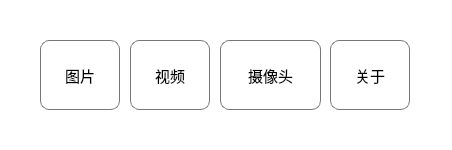
<?xml version="1.0" encoding="UTF-8"?>
<ui version="4.0">
 <class>MainWidget</class>
 <widget class="QWidget" name="MainWidget">
  <property name="geometry">
   <rect>
    <x>0</x>
    <y>0</y>
    <width>452</width>
    <height>150</height>
   </rect>
  </property>
  <property name="windowTitle">
   <string>人脸捕获器</string>
  </property>
  <property name="styleSheet">
   <string notr="true">#MainWidget
{
background:white;
}</string>
  </property>
  <widget class="QPushButton" name="aboutBtn">
   <property name="geometry">
    <rect>
     <x>330</x>
     <y>40</y>
     <width>80</width>
     <height>70</height>
    </rect>
   </property>
   <property name="font">
    <font>
     <family>微软雅黑</family>
     <pointsize>11</pointsize>
    </font>
   </property>
   <property name="toolTip">
    <string>&lt;html&gt;&lt;head/&gt;&lt;body&gt;&lt;p&gt;关于作者&lt;/p&gt;&lt;/body&gt;&lt;/html&gt;</string>
   </property>
   <property name="styleSheet">
    <string notr="true">QPushButton
{
border-style:none;
padding:2px;
border-radius:9px;
border:1px solid rgb(119,119,119);
color:black;
background:white;
}

QPushButton:hover
{
background:rgb(250, 250, 250);
}

QPushButton:pressed
{
background:rgb(220, 220, 220);
}</string>
   </property>
   <property name="text">
    <string>关于</string>
   </property>
   <property name="icon">
    <iconset resource="../res.qrc">
     <normaloff>:/images/images/about.ico</normaloff>:/images/images/about.ico</iconset>
   </property>
   <property name="iconSize">
    <size>
     <width>30</width>
     <height>30</height>
    </size>
   </property>
  </widget>
  <widget class="QPushButton" name="cameraBtn">
   <property name="geometry">
    <rect>
     <x>220</x>
     <y>40</y>
     <width>101</width>
     <height>70</height>
    </rect>
   </property>
   <property name="font">
    <font>
     <family>微软雅黑</family>
     <pointsize>11</pointsize>
    </font>
   </property>
   <property name="styleSheet">
    <string notr="true">QPushButton
{
border-style:none;
padding:2px;
border-radius:9px;
border:1px solid rgb(119,119,119);
color:black;
background:white;
}

QPushButton:hover
{
background:rgb(250, 250, 250);
}

QPushButton:pressed
{
background:rgb(220, 220, 220);
}</string>
   </property>
   <property name="text">
    <string>摄像头</string>
   </property>
   <property name="icon">
    <iconset resource="../res.qrc">
     <normaloff>:/images/images/camera.ico</normaloff>:/images/images/camera.ico</iconset>
   </property>
   <property name="iconSize">
    <size>
     <width>40</width>
     <height>40</height>
    </size>
   </property>
  </widget>
  <widget class="QPushButton" name="photoBtn">
   <property name="geometry">
    <rect>
     <x>40</x>
     <y>40</y>
     <width>80</width>
     <height>70</height>
    </rect>
   </property>
   <property name="font">
    <font>
     <family>微软雅黑</family>
     <pointsize>11</pointsize>
    </font>
   </property>
   <property name="contextMenuPolicy">
    <enum>Qt::DefaultContextMenu</enum>
   </property>
   <property name="layoutDirection">
    <enum>Qt::LeftToRight</enum>
   </property>
   <property name="styleSheet">
    <string notr="true">QPushButton
{
border-style:none;
padding:2px;
border-radius:9px;
border:1px solid rgb(119,119,119);
color:black;
background:white;
}

QPushButton:hover
{
background:rgb(250, 250, 250);
}

QPushButton:pressed
{
background:rgb(220, 220, 220);
}</string>
   </property>
   <property name="text">
    <string>图片</string>
   </property>
   <property name="icon">
    <iconset resource="../res.qrc">
     <normaloff>:/images/images/photo.ico</normaloff>:/images/images/photo.ico</iconset>
   </property>
   <property name="iconSize">
    <size>
     <width>30</width>
     <height>30</height>
    </size>
   </property>
   <property name="autoRepeatDelay">
    <number>300</number>
   </property>
   <property name="autoRepeatInterval">
    <number>100</number>
   </property>
   <property name="flat">
    <bool>false</bool>
   </property>
  </widget>
  <widget class="QPushButton" name="videoBtn">
   <property name="geometry">
    <rect>
     <x>130</x>
     <y>40</y>
     <width>80</width>
     <height>70</height>
    </rect>
   </property>
   <property name="font">
    <font>
     <family>微软雅黑</family>
     <pointsize>11</pointsize>
    </font>
   </property>
   <property name="contextMenuPolicy">
    <enum>Qt::DefaultContextMenu</enum>
   </property>
   <property name="layoutDirection">
    <enum>Qt::LeftToRight</enum>
   </property>
   <property name="styleSheet">
    <string notr="true">QPushButton
{
border-style:none;
padding:2px;
border-radius:9px;
border:1px solid rgb(119,119,119);
color:black;
background:white;
}

QPushButton:hover
{
background:rgb(250, 250, 250);
}

QPushButton:pressed
{
background:rgb(220, 220, 220);
}</string>
   </property>
   <property name="text">
    <string>视频</string>
   </property>
   <property name="icon">
    <iconset resource="../res.qrc">
     <normaloff>:/images/images/video.ico</normaloff>:/images/images/video.ico</iconset>
   </property>
   <property name="iconSize">
    <size>
     <width>47</width>
     <height>37</height>
    </size>
   </property>
   <property name="autoRepeatDelay">
    <number>300</number>
   </property>
   <property name="autoRepeatInterval">
    <number>100</number>
   </property>
   <property name="flat">
    <bool>false</bool>
   </property>
  </widget>
 </widget>
 <layoutdefault spacing="6" margin="11"/>
 <resources>
  <include location="../res.qrc"/>
 </resources>
 <connections/>
</ui>
